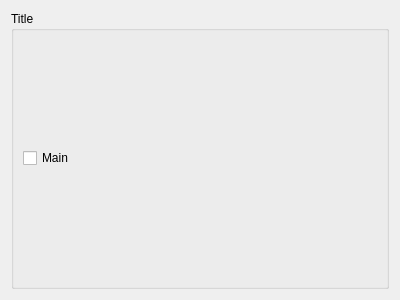
<?xml version="1.0" encoding="UTF-8"?>
<ui version="4.0">
 <class>Form</class>
 <widget class="QWidget" name="Form">
  <property name="geometry">
   <rect>
    <x>0</x>
    <y>0</y>
    <width>400</width>
    <height>300</height>
   </rect>
  </property>
  <property name="windowTitle">
   <string>Form</string>
  </property>
  <layout class="QGridLayout" name="gridLayout">
   <item row="0" column="0">
    <widget class="QGroupBox" name="Title">
     <property name="title">
      <string>Title</string>
     </property>
     <layout class="QGridLayout" name="gridLayout_2">
      <item row="0" column="0">
       <widget class="QCheckBox" name="Main">
        <property name="text">
         <string>Main</string>
        </property>
       </widget>
      </item>
     </layout>
    </widget>
   </item>
  </layout>
 </widget>
 <resources/>
 <connections/>
</ui>
